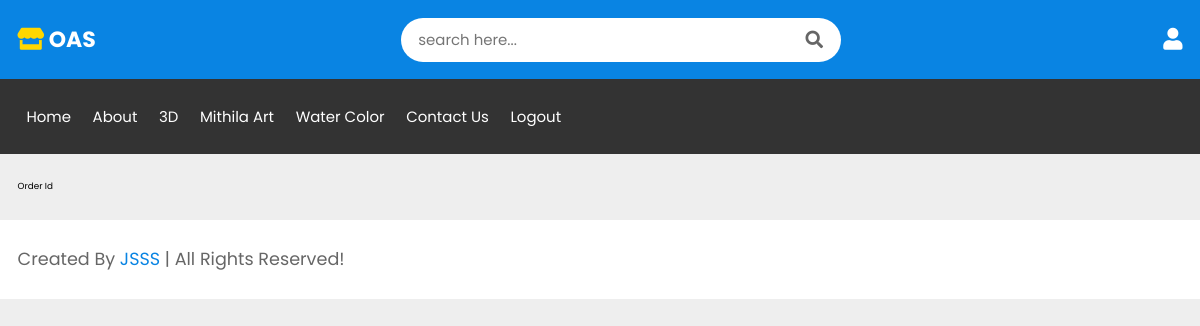
The page /mybid.php (signed in) on the database its author committed.
### tables this page shows
CREATE TABLE `categories` (
  `id` int(11) NOT NULL,
  `categories` varchar(255) NOT NULL,
  `status` tinyint(4) NOT NULL
);

### top.php (the view, shortened to what this page needs)
<?php
require('connection.inc.php');
$cat_res=mysqli_query($con,"select * from categories where status=1 order by categories asc");
$cat_arr=array();
while($row=mysqli_fetch_assoc($cat_res)){
    $cat_arr[]=$row;
}
?>
<!DOCTYPE html>
<html lang="en">
<head>
    <link rel="stylesheet" href="https://cdnjs.cloudflare.com/ajax/libs/font-awesome/5.15.4/css/all.min.css">
    <link rel="stylesheet" href="https://unpkg.com/swiper@7/swiper-bundle.min.css" />
    <link rel="stylesheet" href="style.css">
</head>
<body>
<header class="header">
    <a href="index.php" class="logo"> <i class="fas fa-store"></i> OAS </a>
    <form action="search.php" method="get" class="search-form">
        <input type="search" id="search-box" name="str" placeholder="search here...">
        <label for="search-box" class="fas fa-search"></label>
    </form>
    <div class="icons">
        <a href="mybid.php" class="fas fa-user"></a>
    </div>
</header>
<section class="quick-links">
    <div class="links">
        <a href="index.php"> home </a>
        <a href="about.php"> about </a>
        <?php
          foreach($cat_arr as $list){
              ?>
                <a href="categories.php?id=<?php echo $list['id']?>"><?php
                echo $list['categories']?> </a>
              <?php
              }
        ?>
        <a href="homecontact.php"> contact us </a>
        <a href="Home.php"> logout </a>
    </div>
 </section>

### style.css (style rules this page uses)
* { font-family: 'Poppins', sans-serif; margin: 0; padding: 0; -webkit-box-sizing: border-box; box-sizing: border-box; text-decoration: none; outline: none; border: none; text-transform: capitalize; -webkit-transition: all .2s linear; transition: all .2s linear; }
html { overflow-x: hidden; font-size: 62.5%; }
body { background: #eee; }
section { padding: 3rem 9%; }
.header { position: -webkit-sticky; position: sticky; top: 0; left: 0; right: 0; z-index: 1000; background: #0984e3; display: -webkit-box; display: -ms-flexbox; display: flex; -webkit-box-align: center; -ms-flex-align: center; align-items: center; -webkit-box-pack: justify; -ms-flex-pack: justify; justify-content: space-between; padding: 1rem 9%; }
.header .logo { font-size: 2.5rem; color: #fff; font-weight: bolder; }
.header .logo i { color: gold; }
.header .search-form { border-radius: 5rem; height: 5rem; width: 50rem; padding: 0 2rem; display: -webkit-box; display: -ms-flexbox; display: flex; -webkit-box-align: center; -ms-flex-align: center; align-items: center; background: #fff; }
.header .search-form input { width: 100%; padding-right: 1rem; font-size: 1.7rem; text-transform: none; color: #666; }
.header .search-form label { font-size: 2rem; color: #666; cursor: pointer; }
.header .icons a, .header .icons div { font-size: 2.5rem; margin-left: 2rem; color: #fff; cursor: pointer; }
.quick-links { display: -webkit-box; display: -ms-flexbox; display: flex; -webkit-box-align: center; -ms-flex-align: center; align-items: center; gap: 2rem; background: #333; -webkit-box-pack: justify; -ms-flex-pack: justify; justify-content: space-between; }
.quick-links .links a { margin: 0 1rem; font-size: 1.7rem; color: #fff; }
@media (max-width: 1200px) { html { font-size: 55%; } }
@media (max-width: 1200px) { .header { padding: 2rem; } }
@media (max-width: 1200px) { section { padding: 3rem 2rem; } }

### rows shown on the page
categories: categories "3D"
categories: categories "Mithila Art"
categories: categories "Water Color"
